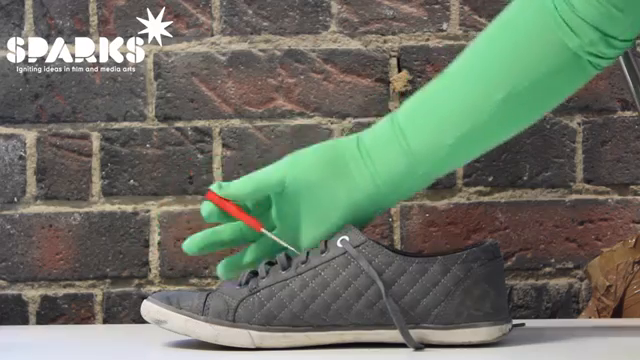
#> input picture frame 54 of green_hand.mp4, 640 x 360 px
$ jupyter execute task1.ipynb
#> lines starting #> are read from the running program, lines starting #| are printed output that depends on the picture
[cell 1]
import cv2
import numpy as np

cap = cv2.VideoCapture('green_hand.mp4')

i = 0
new_video = []

while(cap.isOpened()):
    print('frames processed: ', i)

    val, frame = cap.read()
#> frame is the input picture: shape (360, 640, 3); mean B, G, R 101.9, 115.9, 108.8

    if frame is None:
        print('Frame returned is None')
        break

    if(i<100):
        cv2.rectangle(frame,(300,210),(360,210),(0,0,0),5)
        cv2.circle(frame,(310,180), 10, (0,0,0), -1)
        cv2.circle(frame,(350,180), 10, (0,0,0), -1)
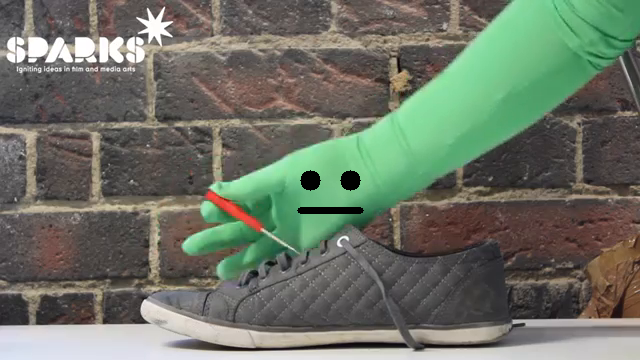
#> frame: shape (360, 640, 3); mean B, G, R 101.3, 115, 108.2

    new_video.append(frame)

    i = i + 1

new_video = np.array(new_video)

writer = cv2.VideoWriter('new_video.mp4', cv2.VideoWriter_fourcc(*'PIM1'), 30, (640, 360), True)

for x in new_video:
    writer.write(x)
cap.release()
writer.release()


$ run again, starting later in the video
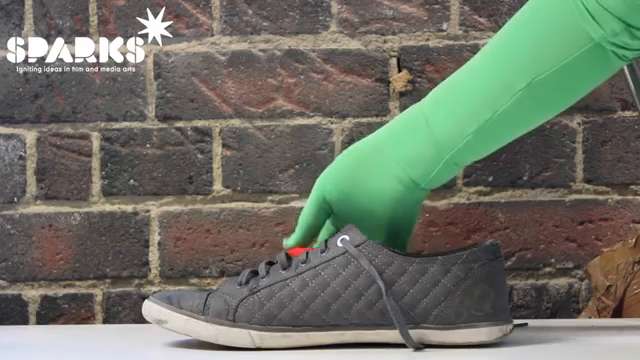
#> input picture frame 246 of green_hand.mp4, 640 x 360 px
#> frame is the input picture: shape (360, 640, 3); mean B, G, R 102.1, 114.2, 110.2
#> `cv2.circle(frame,(350,180), 10, (0,0,0), -1)`:
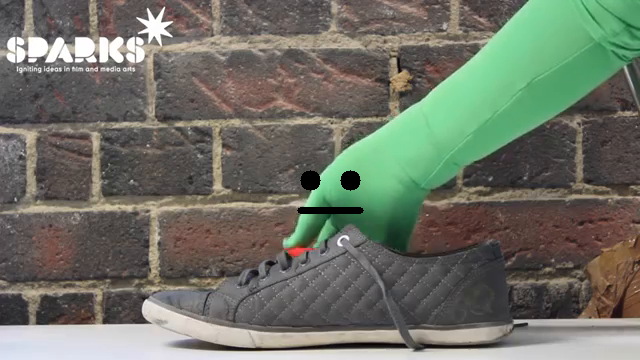
#> frame: shape (360, 640, 3); mean B, G, R 101.6, 113.5, 109.7

$ run again, starting later in the video
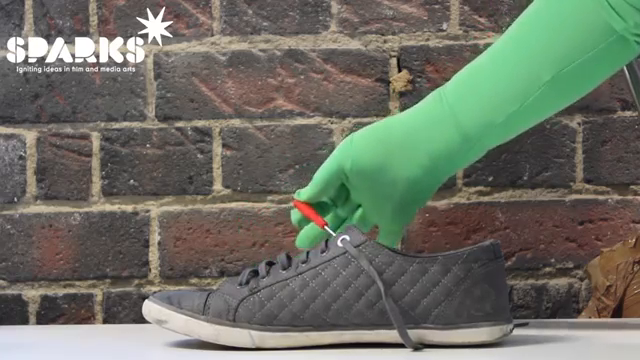
#> input picture frame 438 of green_hand.mp4, 640 x 360 px
#> frame is the input picture: shape (360, 640, 3); mean B, G, R 100.6, 112.6, 109.2
#> `cv2.circle(frame,(350,180), 10, (0,0,0), -1)`:
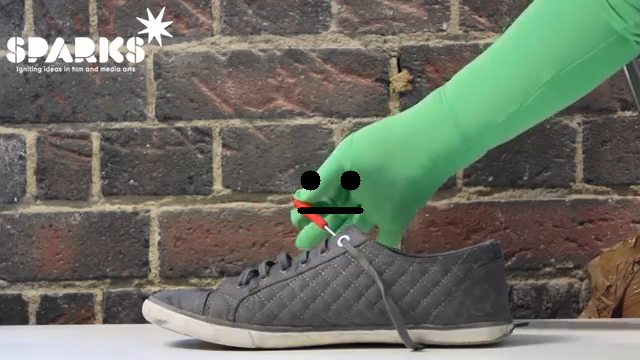
#> frame: shape (360, 640, 3); mean B, G, R 100.2, 112, 108.8
